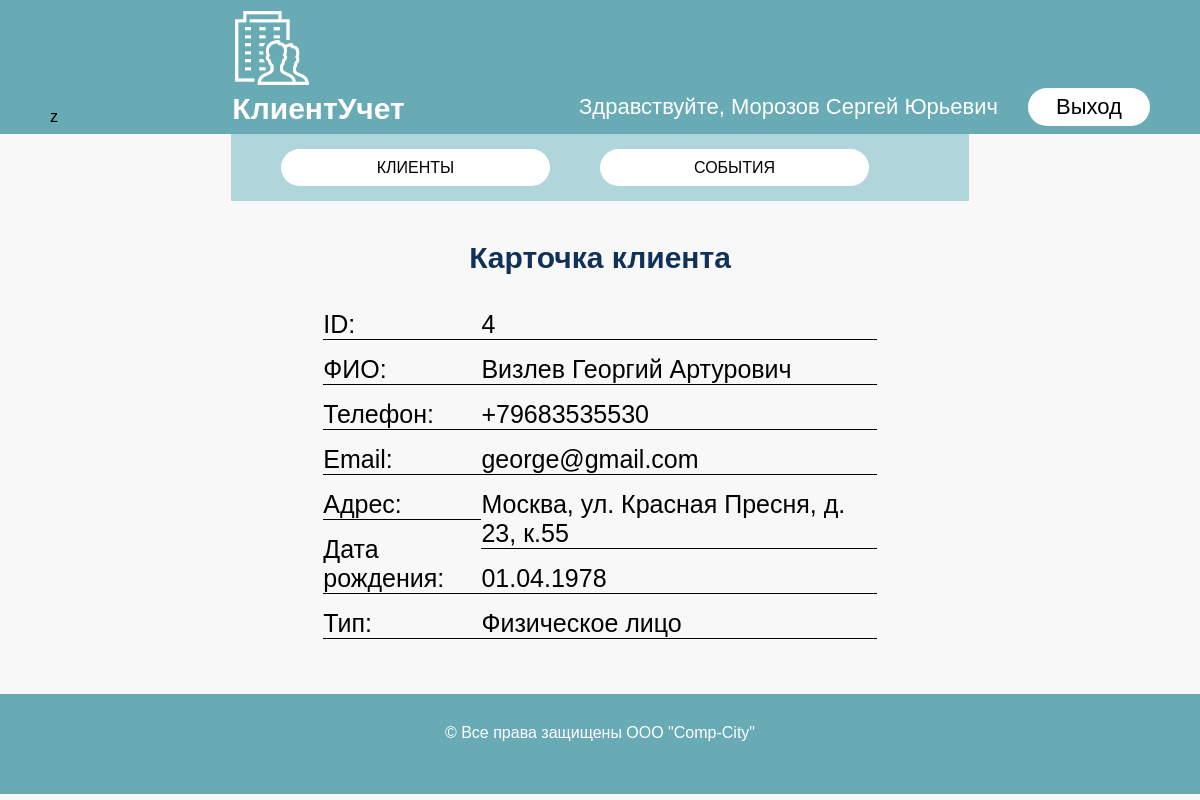
The app's page /card_client.php?id=4 (signed in) with its own data.
### tables this page shows
CREATE TABLE `clients` (
  `id_client` int NOT NULL,
  `fio_client` varchar(255) NOT NULL,
  `phone` varchar(255) NOT NULL,
  `email` varchar(255) DEFAULT NULL,
  `address` text NOT NULL,
  `birthday` date NOT NULL,
  `type` int NOT NULL
);

### card_client.php (the view, shortened to what this page needs)
<?php
    require_once "php\connection.php";
    $getIdClient = $_GET['id'];
    $queryClient = mysqli_query($link, "SELECT `id_client`, `fio_client`, `phone`, `email`, `address`, `birthday`, `type` FROM `clients` WHERE `id_client` = $getIdClient");
    $client = mysqli_fetch_assoc($queryClient);
    $fio = $client['fio_client'];
    $phone = $client['phone'];
    $email = $client['email'];
    $address = $client['address'];
    $birthday = $client['birthday'];
    $timestamp = strtotime($birthday);
    $birthday = date('d.m.Y', $timestamp);
    $type = $client['type'];
    if($type == 1){
        $type = "Физическое лицо";
    }
    elseif ($type == 2) {
        $type = "Юридическое лицо";
    }
?>
<!DOCTYPE html>
<html lang="ru">
<head>
    <link rel="stylesheet" href="css\style.css">
</head>
<body>
    <header>z
        <div class="title">
            <img src="img\logo.png" alt="logo" class="logo">
            <h1 class="title">КлиентУчет</h1>
        </div>
        <div class="name-out">
        <p class="name">Здравствуйте, <?=$_SESSION['fio']?></p>
            <a href="php\logout.php" class="out">Выход</a>
        </div>
    </header>
    <main>
        <nav>
            <a href="clients.php" class="menu">КЛИЕНТЫ</a>
            <a href="events.php" class="menu">СОБЫТИЯ</a>
        </nav>
        <div class="container">
            <h3 class="enter">Карточка клиента</h3>
            <div class="param">
                <div class="parameters">
                    <p class="param">ID:</p>
                    <p class="param">ФИО:</p>
                    <p class="param">Телефон:</p>
                    <p class="param">Email:</p>
                    <p class="param">Адрес:</p>
                    <p class="param">Дата рождения:</p>
                    <p class="param">Тип:</p>
                </div>
                <div class="in-parameters">
                    <p class="in"><?=$getIdClient?></p>
                    <p class="in"><?=$fio?></p>
                    <p class="in"><?=$phone?></p>
                    <p class="in"><?=$email?></p>
                    <p class="in"><?=$address?></p>
                    <p class="in"><?=$birthday?></p>
                    <p class="in"><?=$type?></p>
                </div>
            </div>
        </div>
    </main>
    <footer>
        <p class="comp">&copy; Все права защищены OOO "Comp-City"</p>
    </footer>
</body>
</html>

### css/style.css (style rules this page uses)
* { margin: 0; padding: 0; box-sizing: border-box; }
a { text-decoration: none; color: black; }
html, body { height: 100%; width: 100%; background: #F8F8F8; }
body { font-family: sans-serif; min-height: 100%; width: 100%; display: flex; flex-direction: column; align-items: center; }
main { background: #F8F8F8; }
header { display: flex; justify-content: space-between; margin: 0 auto; align-items: flex-end; padding: 8px 50px; background: #68ABB5; width: 100%; }
p.name { margin-right: 30px; color: white; }
a.out { width: 122px; padding: 6px 0px; background: #ffffff; border-radius: 23px; color: #000000; display: flex; align-content: center; justify-content: center; transition: all 0.6s ease; cursor: pointer; }
a.menu { border-radius: 23px; color: #000000; transition: all 0.6s ease; cursor: pointer; text-align: center; width: 269px; padding: 10px; margin-right: 50px; background: #FFFFFF; border-radius: 30px; height: 37px; }
img.logo { width: 80px; height: 80px; }
nav { display: flex; margin: 0 auto; padding: 15px 50px; background: #B0D5DA; }
h1.title { font-size: 30px; color: white; }
div.name-out { display: flex; justify-content: center; align-items: center; font-size: 22px; }
div.container { display: flex; flex-direction: column; margin: 0 auto; max-width: 1120px; justify-content: center; align-items: center; padding: 40px 0px; }
h3.enter { font-size: 30px; padding-bottom: 35px; color: #10325A; }
div.param { display: flex; justify-content: space-between; width: 75%; font-size: 25px; }
p.param, p.in { margin-bottom: 15px; border-bottom: 1px solid black; width: 100%; }
footer { height: 100px; width: 100%; padding: 30px 15px; background: #68ABB5; display: flex; justify-content: center; color: white; font-size: 16px; }

### records on screen
clients: fio_client "Визлев Георгий Артурович", phone "+79683535530", email "george@gmail.com", address "Москва, ул. Красная Пресня, д. 23, к.55", birthday "01.04.1978", type "Физическое лицо"

### other values on screen
$_SESSION['fio'] "Морозов Сергей Юрьевич"
$getIdClient "4"
